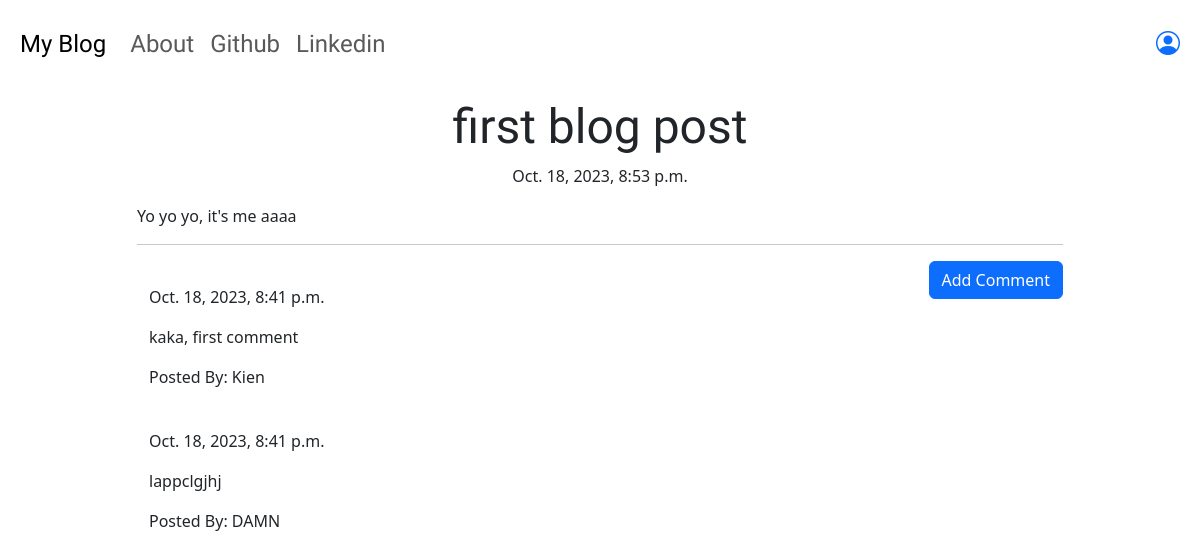
Screenshot of /post/2 with the database file from the repository.
### blog/models.py (models this page shows, shortened)
class Post(models.Model):
    author = models.ForeignKey('auth.User', on_delete=models.CASCADE)
    title = models.CharField(max_length=200)
    text = models.TextField()
    created_date = models.DateTimeField(default = timezone.now())
    published_date = models.DateTimeField(blank=True, null=True)

class Comment(models.Model):
    post = models.ForeignKey('blog.Post', related_name='comments', on_delete=models.CASCADE)
    author = models.CharField(max_length = 200)
    text = models.TextField()
    created_date = models.DateTimeField(default = timezone.now())
    approved_comment = models.BooleanField(default=False)

### blog/views.py (the view)
# urls.py: re_path(r'^post/(?P<pk>\d+)$',views.PostDetailView.as_view(),name='post_detail'),
class PostDetailView(DetailView):
    model = Post

### blog/templates/blog/post_detail.html (shortened to what this page needs)
{% extends 'blog/base.html' %}
{% block content %}
<h1 class="posttitle">{{post.title}}</h1>
{% if post.published_date %}
<div class="date postdate">
    {{post.published_date}}
</div>
{% else %}
<a href="{% url 'post_publish' pk=post.pk %}" class="btn btn-primary">Publish</a>
{% endif %}
<p class="postcontent">{{post.text|safe|linebreaksbr}}</p>
<hr>
<a class="btn btn-primary btn-comment" href="{% url 'add_comment_to_post' pk=post.pk %}">Add Comment</a>
<div class="container">
    {% for comment in post.comments.all %}
    <br>
    {% if user.is_authenticated or comment.approved_comment %}
    {{comment.created_date}}
    <p>{{comment.text|safe|linebreaks}}</p>
    <p>Posted By: {{comment.author}}</p>
    {% endif %}
    {% empty %}
    <p>No comment</p>
    {% endfor %}
</div>
{% endblock %}

### blog/templates/blog/base.html (shortened to what this page needs)
<!DOCTYPE html>
{% load static %}
<html lang="en">
<head>
    <link href="https://cdn.jsdelivr.net/npm/bootstrap@5.3.2/dist/css/bootstrap.min.css" rel="stylesheet"
>
    <link rel="stylesheet" href="https://cdn.jsdelivr.net/npm/bootstrap-icons@1.11.1/font/bootstrap-icons.css">
    <link rel="stylesheet" href="//cdn.jsdelivr.net/npm/medium-editor@latest/dist/css/medium-editor.min.css"
        type="text/css" media="screen" charset="utf-8">
    <link rel="stylesheet" href="{% static 'css/blog.css' %}">
</head>
<body>
    <nav class="navbar navbar-expand-lg techfont custom-navbar ">
        <div class="nav-container">
            <ul class="nav navbar-nav nav-left">
                <li class="nav-item"><a class="navbar-brand bigbrand" href="{% url 'post_list' %}">My Blog</a></li>
                <li class="nav-item"><a class="nav-link" href="{% url 'about' %}">About</a></li>
                <li class="nav-item"><a class="nav-link " href="https://www.github.com">Github</a></li>
                <li class="nav-item"><a class="nav-link" href="https://www.linkedin.com">Linkedin</a></li>
            </ul>
            <ul class="nav navbar-nav nav-right">
                {% if user.is_authenticated %}
                <li class="nav-item"><a class="nav-link" href="{% url 'post_new' %}">New Post</a></li>
                <li class="nav-item"><a class="nav-link" href="{% url 'post_draft_list' %}">Drafts</a></li>
                <li class="nav-item"><a class="nav-link" href="{% url 'logout' %}">Log out</a></li>
                <li class="nav-item"><a class="nav-link" href="#">Welcome: {{user.username}}</a></li>
                {% else %}
                <li><a class="nav-item" href="{% url 'login' %}"><i class="bi bi-person-circle"></i></a></li>
                {% endif %}
            </ul>
        </div>
    </nav>
    <div class="content container">
        <div class="row d-flex justify-content-center">
            <div class="col-md-10">
                <div class="blog_posts">
                    {% block content %}
                    {% endblock %}
                </div>
            </div>
        </div>
    </div>
</body>
</html>

### blog/static/css/blog.css (style rules this page uses)
.techfont { font-family: "Russo One", sans-serif; font-size: 1.5rem; margin-bottom: 10px; }
.bigbrand { font-size: 1.5rem; }
nav { width: 100vw; }
.nav-container { width: 100%; display: flex; justify-content: space-between; padding: 10px 20px; }
.nav { display: flex; align-items: center; }
.nav-right { display: flex; gap: 20px; align-items: center; }
.blog_posts { position: relative; }
.postdate { text-align: center; }
.posttitle { font-family: "Russo One", sans-serif; font-size: 3rem; text-align: center; width: 100%; }
.postcontent { font-family: "Montserrat", sans-serif; font-size: 1.5rem; }
.btn-comment { position: absolute; right: 0px; }

### rows the page displays
Post: title "first blog post", published_date "Oct. 18, 2023, 8:53 p.m.", text "Yo yo yo, it's me aaaa"
Comment: created_date "Oct. 18, 2023, 8:41 p.m.", text "kaka, first comment", author "Kien"
Comment: created_date "Oct. 18, 2023, 8:41 p.m.", text "lappclgjhj", author "DAMN"
